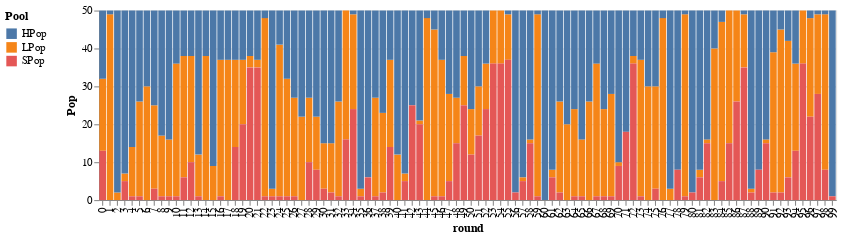
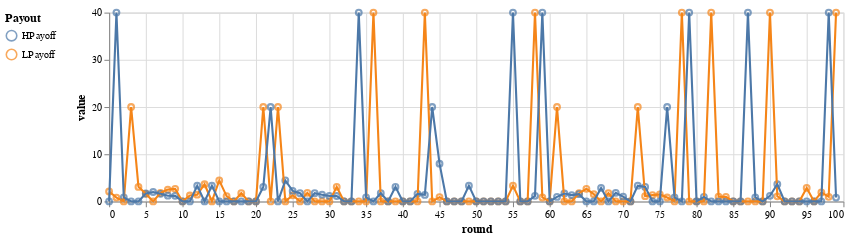

These figures' notebook cell, in order:
### Markdown cell above
The populations fluctuate pretty wildly.  There's a lot of boom-bust cycles, where where one of the random payout pools will get overpopulated, then agents leave en masse, which then makes the next payout massive, and starts the cycle all over again (similar to what sometimes happens with population models).  

Here's an instance that demonstrates pretty strong boom-bust behavior.  The top graph has the population of each pool per round while the second one shows payoffs in the High and Low pools.  Notice that an early big payoff in the High pool gets the cycle going.

### Code cell


### Figure 1 — Vega-Lite specification as saved in the notebook (floating-point values rounded to 4 significant figures; data arrays with more than 128 entries replaced by an {"elided": "..."} marker saying what was removed)
{"$schema": "https://vega.github.io/schema/vega-lite/v2.4.1.json", "config": {"view": {"height": 300, "width": 400}}, "data": {"values": {"elided": "300 records"}}, "encoding": {"color": {"field": "variable", "legend": {"orient": "left", "title": "Pool"}, "type": "nominal"}, "x": {"field": "round", "type": "ordinal"}, "y": {"field": "value", "title": "Pop", "type": "quantitative"}}, "height": 180, "mark": "bar", "width": 700}

### Figure 2 — Vega-Lite specification as saved in the notebook (floating-point values rounded to 4 significant figures; data arrays with more than 128 entries replaced by an {"elided": "..."} marker saying what was removed)
{"$schema": "https://vega.github.io/schema/vega-lite/v2.4.1.json", "config": {"view": {"height": 300, "width": 400}}, "data": {"values": {"elided": "200 records"}}, "encoding": {"color": {"field": "variable", "legend": {"orient": "left", "title": "Payout"}, "type": "nominal"}, "x": {"field": "round", "type": "quantitative"}, "y": {"field": "value", "type": "quantitative"}}, "height": 180, "layer": [{"mark": "point"}, {"mark": "line"}], "width": 700}
